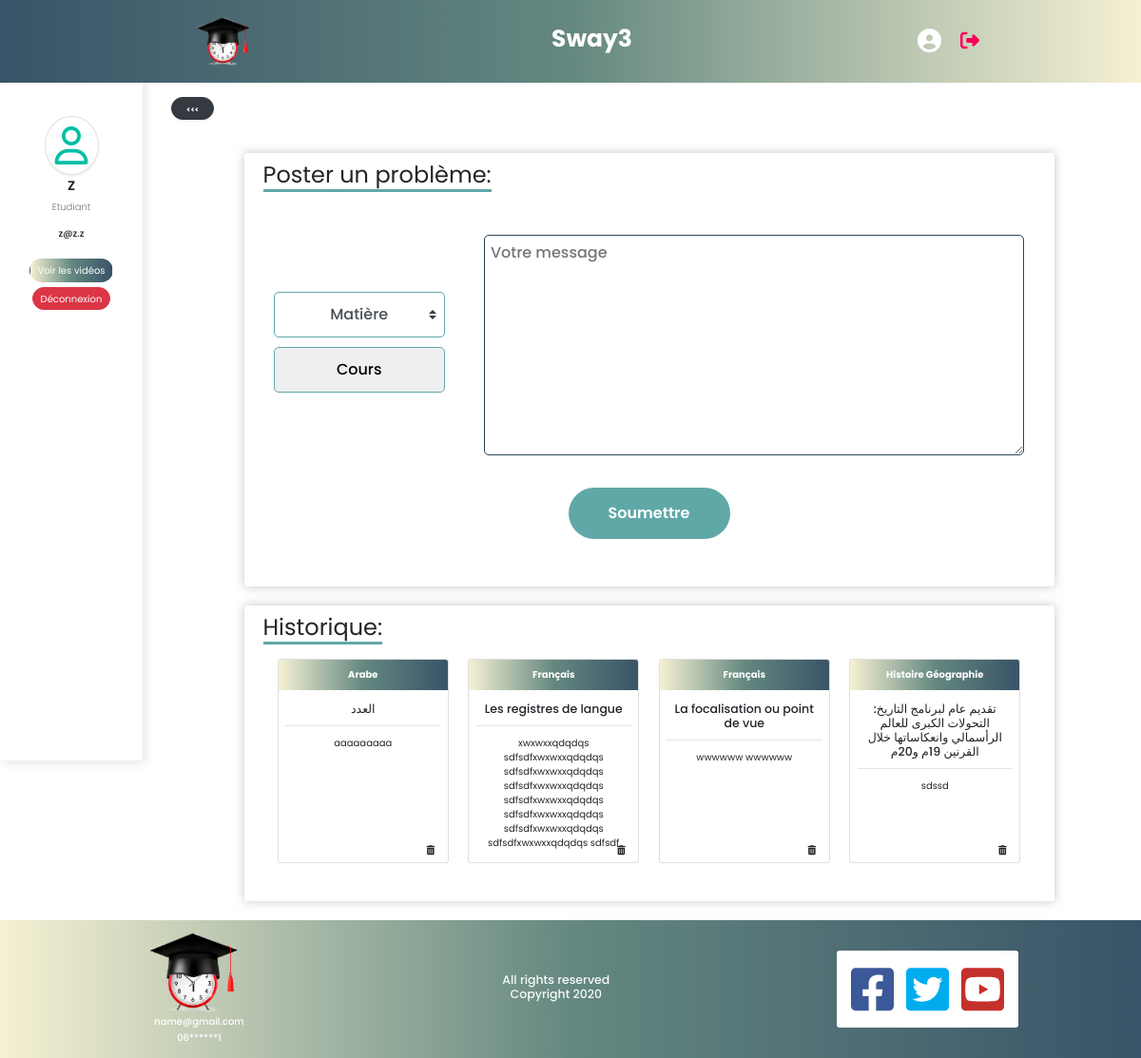
The app's page /Student.php (signed in), older data.
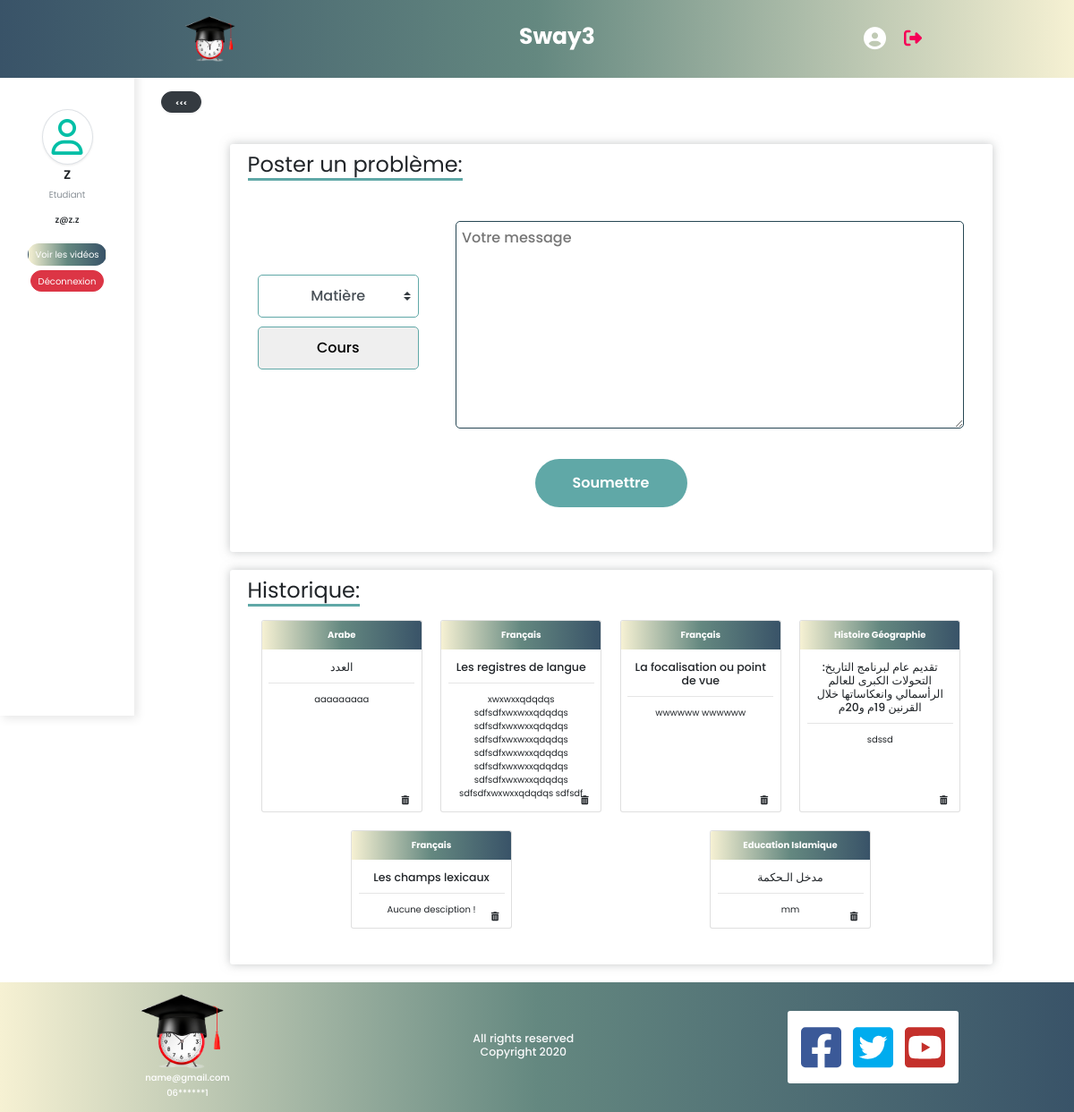
The same page, newer data.
### tables this page shows
CREATE TABLE `demande` (
  `iddemande` int(11) NOT NULL,
  `description` text DEFAULT NULL,
  `idetudiantc` int(11) DEFAULT NULL,
  `cours` int(11) NOT NULL,
  `reponce` int(11) NOT NULL
);

CREATE TABLE `matiere` (
  `idmatiere` int(11) NOT NULL,
  `nommatiere` varchar(255) DEFAULT NULL,
  `idfiliere` int(11) DEFAULT NULL
);

CREATE TABLE `cours` (
  `idcours` int(11) NOT NULL,
  `nomcours` varchar(255) DEFAULT NULL,
  `idmatiere` int(11) DEFAULT NULL
);

### Student.php (the view, shortened to what this page needs)
<?php
require("connexion.php");
include "navbar.php";
?>
<div class="vertical-nav pt-lg-5" id="sidebar">
    <div class="mb-4  menu-head text-center">
        <i class="far fa-user img-thumbnail shadow-sm rounded-circle p-3"
           style="font-size: 40px; color: #00BFA6"></i>
        <div class="media d-flex align-items-center ">
            <div class="media-body">
                <h3 class=""><?php
                    if (!empty($_SESSION['mail'])) {
                        echo($_SESSION['firstName'] . ' ' . $_SESSION['lastName']);
                    }
                    ?>
                </h3>
                <p class="font-weight-light text-muted mb-0">Etudiant</p>
            </div>
        </div>
        <div class="mt-4">
            <h6 class='text-center'>
                <?php
                if (!empty($_SESSION['mail'])) {
                    echo("  " . $_SESSION['mail']);
                }
                ?>
            </h6>
        </div>
        <div class="d-flex mt-2 flex-column justify-content-center align-items-center">
            <div class='mt-4 '>
                <a href="#">
                    <button class='btn backOrange rounded-pill'>Voir les vidéos</button>
                </a>
            </div>
            <?php
            if (!empty($_SESSION['mail'])) {
                echo "<div class='mt-2'>
            <a  href=\"logout.php\">
                <button class='btn btn-danger rounded-pill'>Déconnexion</button>
            </a>
            </div>
                ";
            }
            ?>
        </div>
    </div>
</div>
<div class="page-content pl-4" id="content">
    <button class="btn btn-dark bg-dark rounded-pill shadow-sm px-4 m-4" id="sidebarCollapse" type="button">
        <small class="text-uppercase font-weight-bold" id="togl"> <<< </small>
    </button>
    <div class="">
        <div class="Post_problem">
            <form action="addQst.php" method="post">
                <h2 class="historique d-inline-block">Poster un problème:</h2>
                <div class="post_pro d-flex align-items-center">
                    <div class="find_help">
                        <div>
                            <select class="custom-select" name="matiere" id="matiere"
                                    onchange="showCours(this.value)">
                                <option value="" SELECTED disabled>Matière</option>
                            </select>
                        </div>
                        <div>
                            <select class="hour2" name="cours" id="cours">
                                <option value="" SELECTED disabled>Cours</option>
                            </select>
                        </div>
                    </div>
                    <div class="text_message form-group">
                    <textarea name="description" id="message" cols="30" rows="10"
                              placeholder="Votre message"></textarea>
                    </div>
                </div>
                <div>
                    <button class="btn_post" type="submit">Soumettre</button>
                </div>
            </form>
        </div>
        <div class="containers">
            <h2 class="historique d-inline-block bBottom">Historique:</h2>
            <div class="d-flex flex-wrap justify-content-around m-2">
                <?php
                $sql = "SELECT * FROM demande where
               idetudiantc = '" . $_SESSION['userid'] . "'";
                $result = mysqli_query($conn, $sql);
                if (!empty($result)) {
                    $demandes = [];
                    while ($row = mysqli_fetch_array($result)) {
                        array_push($demandes, $row[1]);
                        $requet = "SELECT c.idcours, c.nomcours , m.nommatiere FROM cours c
            INNER JOIN matiere m on c.idmatiere = m.idmatiere where idcours =  '" . $row[3] . "'";
                        $results = mysqli_query($conn, $requet);
                        $row1 = mysqli_fetch_array($results);
                        echo "
                        <div class=\"card mb-4 rounded-lg position-relative m-2\" style=\"width: 18rem;\">
                           <div class=\"card-body  p-0\">
                           <div class='backOrange rounded-top pt-2 p-1 text-center'>
                            <h6 class=\"card-title font-weight-bold mt-2\">$row1[2]</h6>
                            </div>
                            <div class='p-2 m-1 text-center'>
                            <h5 class=\"card-title mt-2\">$row1[1]</h5>
                           <hr>
                            <p class=\"card-text  m-2\">$row[1]</p>
                           </div>
                            <button class='btn deldemande' type='submit' onclick='removeFrom(" . $row['iddemande'] . ")'>
                                 <input type='text' hidden value='" . $row['iddemande'] . "' id='remove_" . $row['iddemande'] . "'>
                                      <i class=\"fas fa-trash-alt\"></i>
                             </button>
                          </div>
                        </div>
                         ";
                    }
                } else {
                    echo "<h5 class=\"activité\">aucune activité</h5>";
                }; ?>
            </div>
        </div>
    </div>
</div>
<?php include 'footer.php';?>

### navbar.php (shortened to what this page needs)
<!DOCTYPE html>
<html lang="en">
<head>
    <link rel="stylesheet" href="https://stackpath.bootstrapcdn.com/bootstrap/4.4.1/css/bootstrap.min.css"
>
    <link href="https://unpkg.com/aos@2.3.1/dist/aos.css" rel="stylesheet">
    <link rel="stylesheet" href="src/css/main.css"/>
</head>
<body>
<nav class="sticky-top justify-content-around ">
    <a class="navbar-brand ml-4 " href="index.php">
        <img src="src/img/salog1.png"  class="d-inline-block align-top ml-4" alt="">
    </a>
    <div class="  text-center ">
        <h1 class=" font-weight-bold text-white text-center">
            Sway3
        </h1>
    </div>
    <div>
        <div class="p-2">
            <?php
            if (!empty($_SESSION['mail'])) {
                echo "
              <div class=\"rounded-circle p-2 \">
                <a href=\"Student.php\">
                <i class=\"fas iconProfile fa-user-circle\"></i>
                </a>
              </div>
                ";
            }
            ?>
        </div>
        <div class="p-2">
            <?php
            if (!empty($_SESSION['type'])) {
                $teacherMail = $_SESSION['mailb'];
                echo
                "
            <div class=' rounded-circle p-2'>
               <a href=\"logout.php\">
            <i class=\"fas deleteSec fa-sign-out-alt\"></i>
                </a>
         </div>
    ";
            } else if (!empty($_SESSION['mail'])) {
                echo
                "
            <div class=' rounded-circle p-2'>
               <a href=\"logout.php\">
                    <i class=\"fas deleteSec fa-sign-out-alt\"></i>
                </a>
         </div>
   ";
            };
            ?>
        </div>
    </div>
</nav>

### footer.php (shortened to what this page needs)
<footer>
    <div class="footer">
        <div class="footer__info">
            <a class="navbar-brand" href="index.php">
                <img src="src/img/salog1.png" width="150" class="d-inline-block align-top" alt="">
            </a>
            <h3>name@gmail.com</h3>
            <h3>06******1</h3>
        </div>
        <div class="footer__serv">
            <h5 class="text-light text-center ">All rights reserved <br> Copyright 2020</h5>
        </div>
        <div class="footer__social  p-2  pb-4 bg-white rounded-lg">
            <a href="#" class="ml-3">
            </a>
            <a href="#">
            </a>
            <a href="#" >
            </a>
        </div>
    </div>
</footer>

### src/css/main.css (style rules this page uses)
input,select,textarea { outline:none;appearance:unset!important;-moz-appearance:unset!important;-webkit-appearance:unset!important;-o-appearance:unset!important;-ms-appearance:unset!important }
img { max-width:100%;height:auto }
.form-group { position:relative;margin-bottom:25px;overflow:hidden }
.form-group:last-child { margin-bottom:0 }
nav { display:flex;justify-content:space-between;align-items:center;padding:15px;background:linear-gradient(270deg,#f6f1d3,#648880,#395368) }
nav a { text-decoration:none;color:#fff }
nav div { display:flex;align-items:center }
nav img { width:9em;-o-object-fit:cover;object-fit:cover;border-radius:20px }
.deleteSec { color:#f50057;font-size:2em }
.iconProfile { font-size:2.5em }
* { margin:0;padding:0;font-size:16px;font-family:Poppins,sans-serif }
html { scroll-behavior:smooth }
@media (max-width:1675px) { * { font-size:10px } }
.backOrange { background:linear-gradient(90deg,#f6f1d3,#648880,#395368);color:#fff }
body { padding:0;margin:0;min-height:100vh }
.containers { margin:2em auto;max-width:71vw;box-shadow:0 0 11px 0 rgba(149,152,154,.554);padding:2em;border-radius:.3em }
.chart .chart_title_h2,.historique,.Post_problem h2 { font-weight:400;font-size:x-large;border-bottom:3px solid #60a8a7;margin-top:-20px }
footer { padding:10px;z-index:1;background:linear-gradient(90deg,#f6f1d3,#648880,#395368) }
footer .footer { position:relative;display:flex;justify-content:space-around;flex-wrap:wrap;align-items:center }
footer .footer__info { text-align:center }
footer .footer__info h3 { color:#fff;font-size:1em }
footer .footer__serv { display:flex;justify-content:center;align-items:center;flex-wrap:wrap }
footer .footer__social svg { width:45px;margin-right:10px;margin-top:10px }
.Post_problem { margin:2em auto;max-width:71vw;box-shadow:0 0 11px 0 rgba(149,152,154,.554);padding:2em;border-radius:.3em }
.Post_problem .post_pro { display:flex;justify-content:space-evenly;margin-top:40px }
.Post_problem .post_pro .text_message { margin-left:30px;width:70% }
.Post_problem .post_pro .text_message textarea { font-family:Poppins,sans-serif;width:100%;height:14.5em;border-radius:5px;border:1px solid #264653;padding:6px;font-size:medium;font-weight:500;resize:vertical }
.Post_problem .find_help { display:flex;flex-direction:column }
.Post_problem .find_help select { width:18rem;height:3em;border-radius:5px;border:1px solid #60a8a7;font-weight:500;font-size:medium;margin-bottom:10px;text-align:center;font-family:Poppins,sans-serif;padding:10px }
.btn_post { width:170px;padding:15px;background-color:#60a8a7;color:#fff;border:none;border-radius:49px;margin:30px auto;display:flex;justify-content:center;font-size:medium;font-weight:600 }
.vertical-nav { min-width:15rem;width:15rem;position:fixed;top:0;left:0;box-shadow:3px 3px 10px rgba(0,0,0,.1);transition:all .4s;height:100vh }
.menu-head { position:relative;top:12% }
.page-content { width:calc(100% - 15rem);margin-left:15rem;transition:all .4s }
@media (max-width:1230px) { * { font-size:10px } }
.deldemande { position:absolute!important;bottom:0!important;right:.5em!important }

Row changes from the older to the newer data that the page shows:
added demande: matiere.nommatiere "Français", cours.nomcours "Les champs lexicaux", description "Aucune desciption !"
added demande: matiere.nommatiere "Education Islamique", cours.nomcours "مدخل الـحكمة", description "mm"
